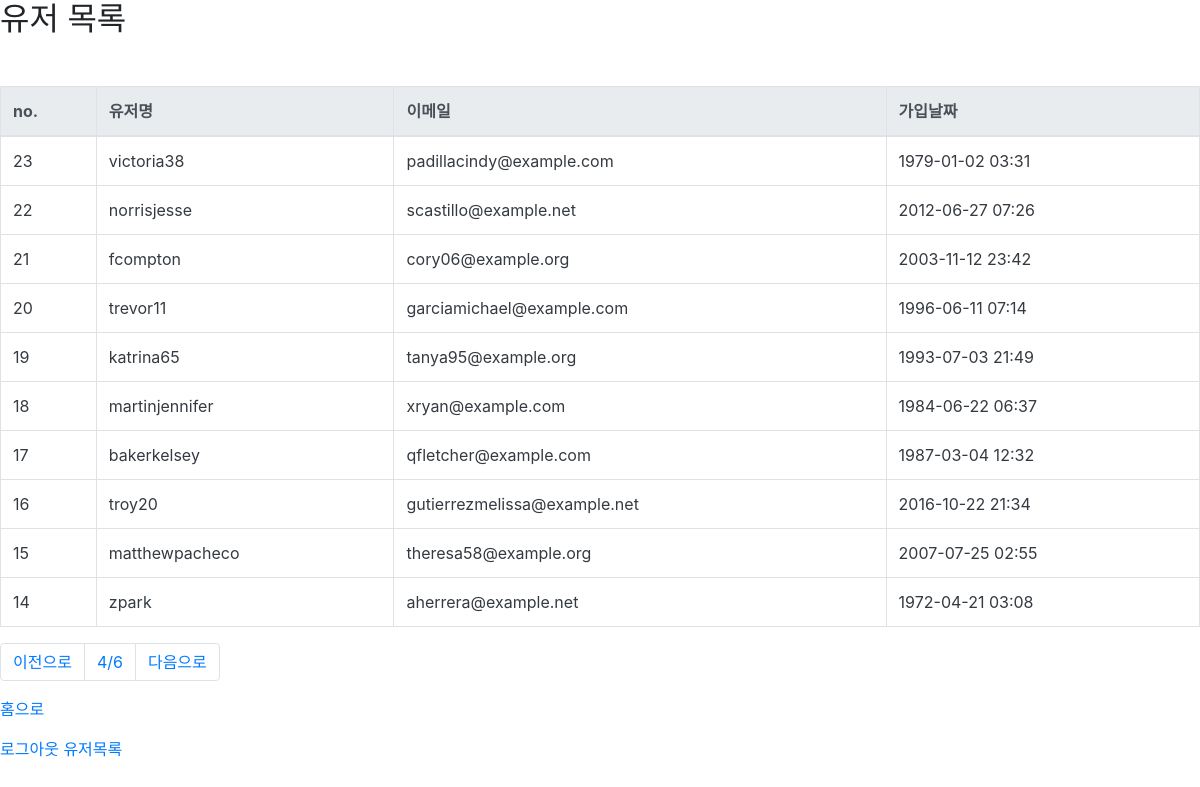
/users/?p=4 (signed in), run on the app's committed database.
### user/models.py (models this page shows, shortened)
class User(AbstractUser):
    register_date = models.DateTimeField(auto_now_add=True, verbose_name="등록날짜")
    class Meta:
        verbose_name = "사용자"
        verbose_name_plural = "사용자"

### user/views.py (the view)
# urls.py: path("users/", user_list_view, name="user_list"),
@login_required
def user_list_view(request):
    page = int(request.GET.get("p", 1))
    users = User.objects.all().order_by("-id")
    paginator = Paginator(users, 10)
    users = paginator.get_page(page)
    return render(request, "users.html", {"users": users})

### templates/users.html (shortened to what this page needs)
{% extends "base.html" %}
{% block content %}
<h2>유저 목록</h2>
<div class="row mt-5">
  <div class="col-12">
    <table class="table table-bordered">
      <thead class="thead-light">
        <tr>
          <th scope="col">no.</th>
          <th scope="col">유저명</th>
          <th scope="col">이메일</th>
          <th scope="col">가입날짜</th>
        </tr>
      </thead>
      <tbody class="text-dark">
        {% for user in users %}
        <tr>
          <td scope="row">{{ user.id }}</td>
          <td>{{ user.username }}</td>
          <td>{{ user.email }}</td>
          <td>{{ user.register_date|date:'Y-m-d H:i' }}</td>
        </tr>
        {% endfor %}
      </tbody>
    </table>
  </div>
</div>
<nav aria-label="Page navigation example">
  <ul class="pagination">
    {% if users.has_previous %}
    <li class="page-item">
      <a class="page-link" href="?p={{users.previous_page_number }}">이전으로</a>
    </li>
    {% else %}
    <li class="page-item">
      <a class="page-link" href="#">이전으로</a>
    </li>
    {% endif %}
    <li class="page-item">
      <a class="page-link" href="?p={{users.number|add:1 }}">{{users.number}}/{{users.paginator.num_pages}}</a>
    </li>
    {% if users.has_next %}
    <li class="page-item">
      <a class="page-link" href="?p={{users.next_page_number }}">다음으로</a>
    </li>
    {% else %}
    <li class="page-item">
      <a class="page-link" href="#">다음으로</a>
    </li>
    {% endif %}
  </ul>
</nav>
<p>
  <a href="{% url 'index' %}">홈으로</a>
</p>
{% endblock %}

### data on the page
User: id "23", username "victoria38", email "padillacindy@example.com", register_date "1979-01-02 03:31"
User: id "22", username "norrisjesse", email "scastillo@example.net", register_date "2012-06-27 07:26"
User: id "21", username "fcompton", email "cory06@example.org", register_date "2003-11-12 23:42"
User: id "20", username "trevor11", email "garciamichael@example.com", register_date "1996-06-11 07:14"
User: id "19", username "katrina65", email "tanya95@example.org", register_date "1993-07-03 21:49"
User: id "18", username "martinjennifer", email "xryan@example.com", register_date "1984-06-22 06:37"
User: id "17", username "bakerkelsey", email "qfletcher@example.com", register_date "1987-03-04 12:32"
User: id "16", username "troy20", email "gutierrezmelissa@example.net", register_date "2016-10-22 21:34"
User: id "15", username "matthewpacheco", email "theresa58@example.org", register_date "2007-07-25 02:55"
User: id "14", username "zpark", email "aherrera@example.net", register_date "1972-04-21 03:08"

### other printed values
{{ users.number }} "4"
{{ users.paginator.num_pages }} "6"
